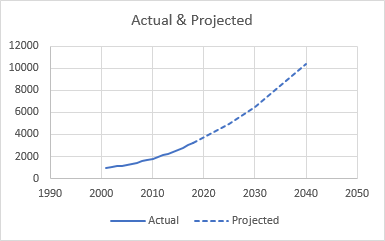
#> input picture 687f88d4-b5fb-4e08-840d-913f25a18d74/image2.png, 385 x 241 px
$ python experiment_models.py
#> lines starting #> are read from the running program, lines starting #| are printed output that depends on the picture; after the words box and inside, x2 and y2 are one past the last pixel; in counts of white or black regions, pixels touching at a corner belong together
### Project1-AutoPlotDigitizer/AutoPlotDigitizerWeb/core/auto_detector.py
import cv2
import numpy as np
from typing import Tuple, List, Optional, Any

class AutoDetector:
    """Automatic detection of axes and data curves in graph images"""

    def __init__(self, image_path: str, calibration_points: Optional[dict] = None):
        self.image_path = image_path
        self.image = cv2.imread(image_path)
        self.gray = cv2.cvtColor(self.image, cv2.COLOR_BGR2GRAY)
        self.height, self.width = self.gray.shape
        self.calibration_points = calibration_points
        self.plot_area = self._calculate_plot_area_from_calibration(calibration_points) if calibration_points else None

    # [166 lines left out: functions _sample_color_at_click, _sample_pattern_at_click, _extract_connected_component, _calculate_plot_area_from_calibration, _filter_points_in_plot_area, not called in this run]

    def detect_axes(self) -> Optional[dict]:
        """
        Detect X and Y axes using Hough Line Transform
        Returns: dict with 'x_axis' and 'y_axis' line coordinates
        """
        # Edge detection - relaxed thresholds for better detection
        edges = cv2.Canny(self.gray, 30, 100, apertureSize=3)

        # Hough Line Transform - lowered threshold and increased gap tolerance
        lines = cv2.HoughLinesP(edges, 1, np.pi/180, threshold=80,
                                minLineLength=self.width//5, maxLineGap=20)

        if lines is None:
            return None

        # Separate horizontal and vertical lines
        horizontal_lines = []
        vertical_lines = []

        margin = 15 # Ignore lines within 15px of border

        for line in lines:
            x1, y1, x2, y2 = line[0]
            angle = np.abs(np.arctan2(y2 - y1, x2 - x1) * 180 / np.pi)
            length = np.sqrt((x2-x1)**2 + (y2-y1)**2)

            # Horizontal (close to 0 or 180 degrees)
            if angle < 15 or angle > 165:
                # Filter borders
                if margin < y1 < self.height - margin:
                    horizontal_lines.append((x1, y1, x2, y2, length))

            # Vertical (close to 90 degrees)
            elif 75 < angle < 105:
                # Filter borders
                if margin < x1 < self.width - margin:
                    vertical_lines.append((x1, y1, x2, y2, length))

        if not horizontal_lines or not vertical_lines:
            return None

        # Find the longest lines (likely to be axes)
        # X-axis: longest horizontal line near bottom
        horizontal_lines.sort(key=lambda l: (l[4], l[1]), reverse=True) # Prioritize Length, then Bottom (large Y)
        x_axis = horizontal_lines[0][:4]  # (x1, y1, x2, y2)

        # Y-axis: longest vertical line near left
        # Fix: Sort by Length DESC, then X ASC (small X is left).
        # So key should be (Length, -X).
        vertical_lines.sort(key=lambda l: (l[4], -l[0]), reverse=True)
        y_axis = vertical_lines[0][:4]

        return {
            'x_axis': x_axis,
            'y_axis': y_axis
        }

    def get_axis_endpoints(self, axes: dict) -> dict:
        """
        Extract calibration points from detected axes
        Returns: dict with pixel coordinates for X1, X2, Y1, Y2
        """
        x1, y1, x2, y2 = axes['x_axis']
        # X-axis endpoints
        x_start = (min(x1, x2), y1)
        x_end = (max(x1, x2), y2)

        vx1, vy1, vx2, vy2 = axes['y_axis']
        # Y-axis endpoints
        y_start = (vx1, max(vy1, vy2))  # Bottom
        y_end = (vx2, min(vy1, vy2))    # Top

        return {
            'x_start': x_start,
            'x_end': x_end,
            'y_start': y_start,
            'y_end': y_end
        }

    # [792 lines left out: functions detect_curve, visualize_detection, detect_auto, detect_multiple_series, _get_plot_area_mask, _get_data_mask_refined and 8 more, not called in this run]

### 687f88d4-b5fb-4e08-840d-913f25a18d74/experiment_models.py
import sys
import os
import cv2
import numpy as np
import json

# Add project root to path to import core modules
sys.path.append('/Users/dm_chamber/Desktop/AutoPlotDigitizerWeb')

from core.auto_detector import AutoDetector

def run_experiment():
    image_path = 'image2.png'
    if not os.path.exists(image_path):
        print(f"Error: {image_path} not found.")
        return

    print(f"Loading {image_path}...")
    detector = AutoDetector(image_path)
#> in __init__, self.image is the input picture: shape (241, 385, 3); mean B, G, R 249.8, 249.4, 249.1

    # 1. Detect Axes & Calibration
    print("Detecting axes...")
    axes = detector.detect_axes()
#> in detect_axes, `edges = cv2.Canny(self.gray, 30, 100, apertureSize=3)`:
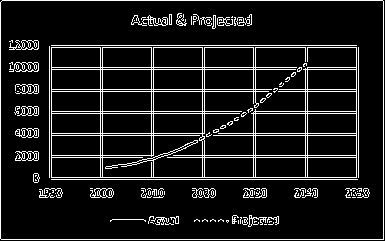
#> edges: shape (241, 385); 10.6% white in thin lines or dots
#> in detect_axes, `lines = cv2.HoughLinesP(edges, 1, np.pi/180, threshold=80, minLineLeng..`: lines = 32 rows, first 6: [2, 0, 382, 0], [0, 91, 358, 91], [33, 177, 358, 177], [0, 67, 358, 67], [1, 239, 383, 239], [0, 69, 358, 69]
#> the loop in detect_axes, `for line in lines:` made 32 passes
#> (x1, y1, x2, y2, angle, length) on passes 1 to 12: (2, 0, 382, 0, 0, 380), (0, 91, 358, 91, 0, 358), (33, 177, 358, 177, 0, 325), (0, 67, 358, 67, 0, 358), (1, 239, 383, 239, 0, 382), (0, 69, 358, 69, 0, 358), (0, 45, 356, 45, 0, 356), (0, 135, 358, 135, 0, 358), (0, 111, 358, 111, 0, 358), (0, 113, 358, 113, 0, 358), (0, 89, 358, 89, 0, 358), (0, 133, 358, 133, 0, 358)
#> after the loop in detect_axes, `for line in lines:`: horizontal_lines = 14 items, first 6: (0, 91, 358, 91, 358), (33, 177, 358, 177, 325), (0, 67, 358, 67, 358), (0, 69, 358, 69, 358), (0, 45, 356, 45, 356), (0, 135, 358, 135, 358); vertical_lines = 14 items, first 6: (358, 197, 358, 48, 149), (100, 196, 100, 48, 148), (49, 195, 49, 46, 149), (151, 222, 151, 48, 174), (356, 195, 356, 48, 147), (153, 191, 153, 48, 143)
#> in detect_axes, `x_axis = horizontal_lines[0][:4]`: x_axis = (0, 157, 358, 157)
#> in detect_axes, `y_axis = vertical_lines[0][:4]`: y_axis = (151, 222, 151, 48)
#> axes = {'x_axis': (0, 157, 358, 157), 'y_axis': (151, 222, 151, 48)}

    x_min_val, x_max_val = 1990, 2050
    y_min_val, y_max_val = 0, 12000

    calibration = None
    if axes:
        print("Axes detected.")
        endpoints = detector.get_axis_endpoints(axes)
#> in get_axis_endpoints, `x1, y1, x2, y2 = axes['x_axis']`: x1 = 0; y1 = 157; x2 = 358; y2 = 157
#> in get_axis_endpoints, `x_start = (min(x1, x2), y1)`: x_start = (0, 157)
#> in get_axis_endpoints, `x_end = (max(x1, x2), y2)`: x_end = (358, 157)
#> in get_axis_endpoints, `vx1, vy1, vx2, vy2 = axes['y_axis']`: vx1 = 151; vy1 = 222; vx2 = 151; vy2 = 48
#> in get_axis_endpoints, `y_start = (vx1, max(vy1, vy2))`: y_start = (151, 222)
#> in get_axis_endpoints, `y_end = (vx2, min(vy1, vy2))`: y_end = (151, 48)
#> endpoints = {'x_start': (0, 157), 'x_end': (358, 157), 'y_start': (151, 222), 'y_end': (151, 48)}
        # Assume standard orientation:
        # x_axis starts at endpoints['x_axis']['start'] and ends at endpoints['x_axis']['end']
        # But get_axis_endpoints returns dict with 'start' and 'end' points
        # Structure of endpoints: {'x_axis': {'start': (x, y), 'end': (x, y)}, ...}

        x1_px = endpoints['x_start'][0]
#> x1_px = 0
        x2_px = endpoints['x_end'][0]
#> x2_px = 358
        y1_px = endpoints['y_start'][1]
#> y1_px = 222
        y2_px = endpoints['y_end'][1]
#> y2_px = 48

        # Calculate scale
        x_scale = (x_max_val - x_min_val) / (x2_px - x1_px) if x2_px != x1_px else 1
#> x_scale = 0.168
        y_scale = (y_max_val - y_min_val) / (y2_px - y1_px) if y2_px != y1_px else 1
#> y_scale = -68.97

        calibration = {
            'x1_px': x1_px, 'y1_px': y1_px,
            'x_scale': x_scale, 'y_scale': y_scale,
            'x_min_val': x_min_val, 'y_min_val': y_min_val
        }
#> calibration = {'x1_px': 0, 'y1_px': 222, 'x_scale': 0.168, 'y_scale': -68.97, 'x_min_val': 1990, 'y_min_val': 0}
    else:
        print("Warning: Axes not detected. Using image bounds as range (approximate).")
        h, w = detector.image.shape[:2]
        calibration = {
            'x1_px': 0, 'y1_px': h,
            'x_scale': (x_max_val - x_min_val) / w,
            'y_scale': (y_max_val - y_min_val) / -h, # Y flips in image coords
            'x_min_val': x_min_val, 'y_min_val': y_min_val
        }

    # Define Models
    models = [
        ('Model_1_Baseline', run_model_1),
        ('Model_2_Strong_Morph', run_model_2),
        ('Model_3_Dilation_Thinning', run_model_3)
    ]

    combined_results = {}

    for name, func in models:
        print(f"Running {name}...")
        try:
            points = func(detector)

            # Filter and Visualize
            vis_img = detector.image.copy()
            valid_points = []

            for p in points:
                px, py = p
                # Convert to value
                vx = calibration['x_min_val'] + (px - calibration['x1_px']) * calibration['x_scale']
                vy = calibration['y_min_val'] + (py - calibration['y1_px']) * calibration['y_scale']

                # Check range
                if x_min_val <= vx <= x_max_val and y_min_val <= vy <= y_max_val:
                    valid_points.append(p)
                    cv2.circle(vis_img, (px, py), 2, (0, 255, 0), -1) # Green for valid
                else:
                    cv2.circle(vis_img, (px, py), 2, (0, 0, 255), -1) # Red for invalid

            # Save result
            output_filename = f"result_{name}.png"
            cv2.imwrite(output_filename, vis_img)
            print(f"Saved {output_filename} with {len(valid_points)} valid points.")
            combined_results[name] = len(valid_points)

        except Exception as e:
            print(f"Error in {name}: {e}")
            import traceback
            traceback.print_exc()
#> this loop made 3 passes
#> pass 1, in get_data_mask, `bg_mask = cv2.inRange(hsv, lower_exclude, upper_exclude)`:
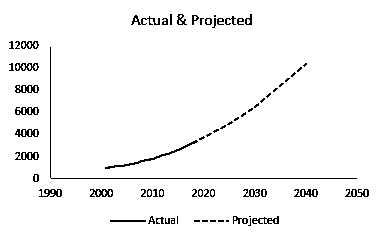
#> bg_mask: shape (241, 385); 96.6% white; black in thin lines or dots, all inside (x1, y1, x2, y2) = (9, 14, 369, 226)
#> pass 1, in get_data_mask, `axes_mask = cv2.inRange(hsv, lower_dark, upper_dark)`:
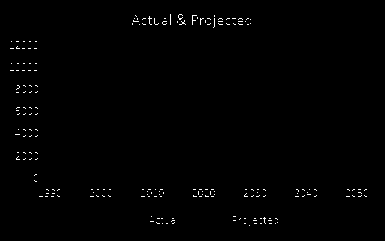
#> axes_mask: shape (241, 385); 0.7% white in thin lines or dots, all inside (x1, y1, x2, y2) = (10, 14, 367, 226)
#> pass 1, in get_data_mask, `exclude = cv2.bitwise_or(bg_mask, axes_mask)`:
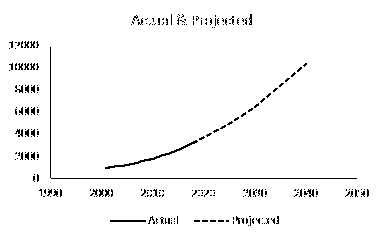
#> exclude: shape (241, 385); 97.3% white; black in thin lines or dots, all inside (x1, y1, x2, y2) = (9, 14, 369, 226)
#> after the loop:
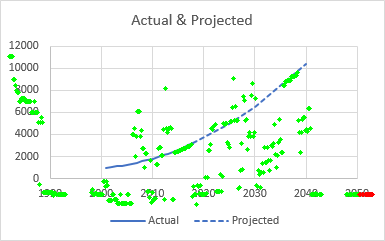
#> vis_img: shape (241, 385, 3); mean B, G, R 243.3, 249.7, 242.9
#> after the loop, combined_results = {'Model_1_Baseline': 260, 'Model_2_Strong_Morph': 279, 'Model_3_Dilation_Thinning': 296}

def run_model_1(detector):
    # Baseline: Use what's currently in auto_detector (Advanced HSV)
    mask = get_data_mask(detector)
    kernel = np.ones((2, 2), np.uint8)
    mask = cv2.morphologyEx(mask, cv2.MORPH_CLOSE, kernel, iterations=2)
    return extract_points_from_mask(mask)

def run_model_2(detector):
    # Strong Morphology: Connect dashed lines
    mask = get_data_mask(detector)
    kernel = np.ones((3, 3), np.uint8) # Larger kernel
    mask = cv2.morphologyEx(mask, cv2.MORPH_CLOSE, kernel, iterations=5) # More iterations
    return extract_points_from_mask(mask)

def run_model_3(detector):
    # Dilation + Thinning: Connect gaps then thin back
    mask = get_data_mask(detector)

    # 1. Dilate to connect gaps
    kernel = np.ones((3, 3), np.uint8)
    mask = cv2.dilate(mask, kernel, iterations=3)

    # 2. Skeletonize (Manual implementation as cv2.ximgproc is missing)
    skeleton = np.zeros(mask.shape, np.uint8)
    eroded = mask.copy()
    temp = np.zeros(mask.shape, np.uint8)
    skel_kernel = cv2.getStructuringElement(cv2.MORPH_CROSS, (3,3))

    while True:
        cv2.erode(eroded, skel_kernel, eroded)
        cv2.dilate(eroded, skel_kernel, temp)
        cv2.subtract(mask, temp, temp)
        cv2.bitwise_or(skeleton, temp, skeleton)
        mask = eroded.copy()
        if cv2.countNonZero(mask) == 0:
            break

    return extract_points_from_mask(skeleton)

def get_data_mask(detector):
    # Helper to get binary mask of data (graph lines)
    hsv = cv2.cvtColor(detector.image, cv2.COLOR_BGR2HSV)

    # Exclude background (white/light)
    lower_exclude = np.array([0, 0, 200])
    upper_exclude = np.array([180, 50, 255])
    bg_mask = cv2.inRange(hsv, lower_exclude, upper_exclude)

    # Exclude axes (black/gray)
    lower_dark = np.array([0, 0, 0])
    upper_dark = np.array([180, 255, 100]) # Exclude axes
    axes_mask = cv2.inRange(hsv, lower_dark, upper_dark)

    # Combine to exclude
    exclude = cv2.bitwise_or(bg_mask, axes_mask)
    data_mask = cv2.bitwise_not(exclude)

    # Remove small noise
    kernel = np.ones((2,2), np.uint8)
    data_mask = cv2.morphologyEx(data_mask, cv2.MORPH_OPEN, kernel)

    return data_mask

def extract_points_from_mask(mask):
    # Extract center points
    contours, _ = cv2.findContours(mask, cv2.RETR_EXTERNAL, cv2.CHAIN_APPROX_SIMPLE)

    points = []
    if not contours:
        return points

    # Draw processed mask
    mask_filled = np.zeros_like(mask)
    cv2.drawContours(mask_filled, contours, -1, 255, -1)

    y_coords, x_coords = np.where(mask_filled > 0)

    # Center alignment
    x_to_y = {}
    for x, y in zip(x_coords, y_coords):
        if x not in x_to_y:
            x_to_y[x] = []
        x_to_y[x].append(y)

    for x in sorted(x_to_y.keys()):
        ys = x_to_y[x]
        mean_y = int(round(sum(ys) / len(ys)))
        points.append((x, mean_y))

    return points

if __name__ == "__main__":
    run_experiment()
